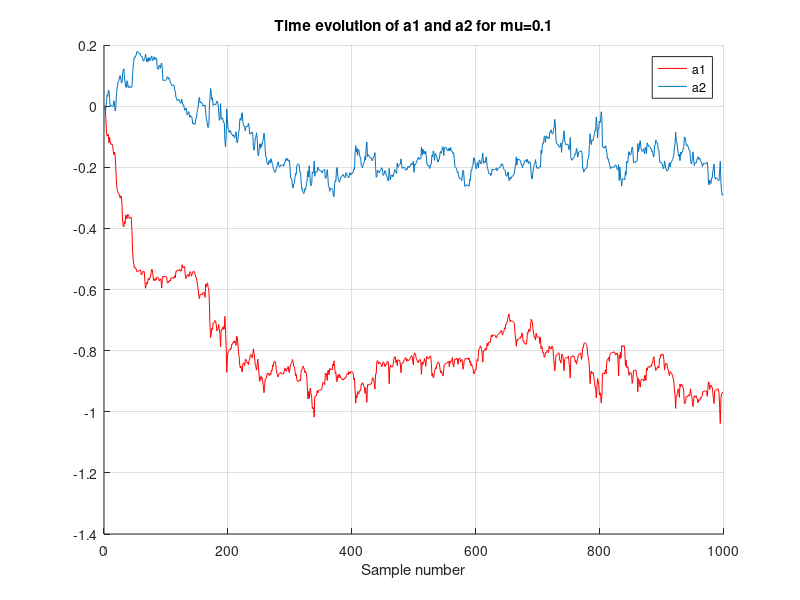

Write MATLAB code to recreate this figure.
clear all
close all

%Part 4.4------------------------------------------------------------------
x = randn(1000,1);
order = 2;
N = 3;
mu = 0.01;

b = (1);
a = [1 0.9 0.2];
x_input = filter(b,a,x);
L = length(x);
y_1 = zeros(1,L);
y_2 = zeros(1,L);
y_tot = zeros(1,L);
w_1 = zeros(1,1);
w_2 = zeros(1,1);
err = zeros(1,L);
dplot1 = [];
dplot2 = [];

for i = N:L
    x_1(i) = x_input(i-1);
    x_2(i) = x_input(i-2);
    y_1(i) = w_1'*x_1(i);
    y_2(i) = w_2'*x_2(i);
    y_tot(i) = y_1(i)+y_2(i);
    err(i) = x_input(i)-y_tot(i);
    w_1 = w_1+mu*conj(err(i))*x_1(i);     
    w_2 = w_2+mu*conj(err(i))*x_2(i);
    dplot1 = horzcat(dplot1,w_1);
    dplot2 = horzcat(dplot2,w_2);
end

figure(1)
set(gcf,'Color','w')
hold on
plot(dplot1,'r')
plot(dplot2)
title('Time evolution of a1 and a2 for mu=0.1')
xlabel('Sample number')
legend('a1','a2');
grid on